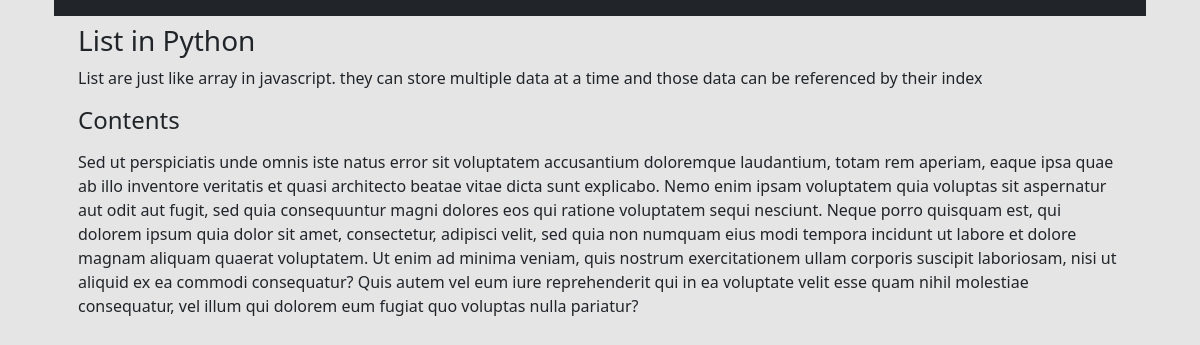
Page /courses/1/2/ on the committed database.
### courses/models.py (models this page shows, shortened)
class Step(models.Model):
    title = models.CharField(max_length=255)
    description = models.TextField()
    content = models.TextField(blank=True, default='')
    order = models.IntegerField(default=0)
    course = models.ForeignKey(Course,on_delete=models.PROTECT, related_name='step')
    class Meta:
        ordering = ['order',]

### courses/views.py (the view)
# urls.py: url(r'(?P<course_pk>\d+)/(?P<step_pk>\d+)/$',views.step_detail, name='stepdet'),
def step_detail(request, course_pk, step_pk):
    step = get_object_or_404(Step, course_id=course_pk, pk=step_pk)
    return render(request, 'courses/step_details.html', {'step': step})

### courses/templates/courses/step_details.html (shortened to what this page needs)
{% extends 'layout.html' %}
{% block content %}
<div class="container">
    <h3>{{ step.title }}</h3>
    <p>{{ step.description }}</p>
    <h4>Contents</h4>
    <p>{{ step.content|linebreaks }}</p>
</div>
{% endblock %}

### assets/css/layout.css (style rules this page uses)
body { background: #e5e5e5 !important; }

### rows in the picture
Step: title "List in Python", description "List are just like array in javascript. they can store multiple data at a time and those data can be referenced by their index", content "Sed ut perspiciatis unde omnis iste natus error sit voluptatem accusantium doloremque laudantium, totam rem aperiam, eaque ipsa quae ab illo inventore veritatis et quasi architecto beatae vitae dicta sunt explicabo. Nemo enim ipsam voluptatem quia voluptas sit aspernatur aut odit aut fugit, sed quia consequuntur magni dolores eos qui ratione voluptatem sequi nesciunt. Neque porro quisquam est, qui dolorem ipsum quia dolor sit amet, consectetur, adipisci velit, sed quia non numquam eius modi tempora incidunt ut labore et dolore magnam aliquam quaerat voluptatem. Ut enim ad minima veniam, quis nostrum exercitationem ullam corporis suscipit laboriosam, nisi ut aliquid ex ea commodi…"
